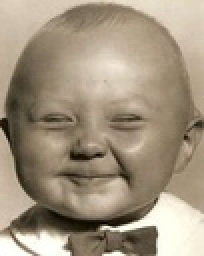
%> input picture hw1/baby_happy.jpg, 102 x 128 px, shrunk from 236 x 297 before the run (shown 2 times larger)
$ octave --eval "result = extract_keypoints(imread('baby_happy.jpg'));"   (GNU Octave 9; MATLAB toolbox functions it lacks are replaced by stand-ins)
%> lines starting %> are read from the running program, lines starting %| are printed output that depends on the picture
function [ x,y, scores, Ix, Iy ] = extract_keypoints(image)


%% ==========================  step 1  ==================================%%
k = 0.05;  % empirical constant
window_size = 5;
image2detect = im2double(image);
image2detect = rgb2gray( image2detect );
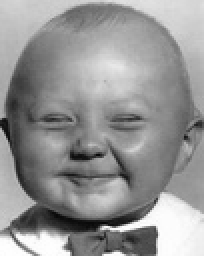
%> image2detect: size 128x102 double (shown 2 times larger); min 0.0163, max 0.999, mean 0.585

[num_rows, num_cols ] = size( image2detect);
%> num_rows = 128; num_cols = 102

Ix = imfilter( image2detect, [ -1 0 1; -1 0 1; -1 0 1]  );
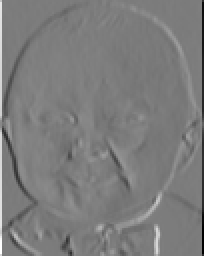
%> Ix: size 128x102 double (shown 2 times larger); min -2.85, max 2.99, mean -0.000277; drawn with min black and max white
Iy = imfilter( image2detect, [ -1 0 1; -1 0 1; -1 0 1]' );
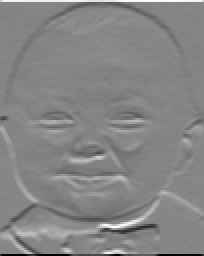
%> Iy: size 128x102 double (shown 2 times larger); min -2.99, max 2.72, mean -0.000861; drawn with min black and max white
R = zeros( num_rows, num_cols);

%% ==========================  step 2 ==================================%%
offset = floor( window_size/2 );

for i = ( 1 + offset):  ( num_rows - offset )
    for j = ( 1 + offset) : ( num_cols - offset)
        M = intensity_change( Ix, Iy, i, j , offset);
        R(i,j) = det(M) - k*trace(M)^2;
    end
end
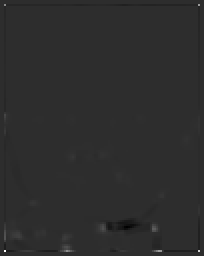
%> R: size 128x102 double (shown 2 times larger); min -271.6, max 1240.7, mean -0.4; drawn with min black and max white

threshold = 5*sum( sum(R) )/(num_cols*num_rows);
%> threshold = -2.08
x = []; y = []; scores = [];

for i = ( 1 + offset):  ( num_rows - offset )
    for j = ( 1 + offset) : ( num_cols - offset)
        if R(i,j) >= threshold
            neighbors = [ R(i-1,j-1), R(i-1,j), R(i-1, j + 1),...
                R(i,j-1), R(i,j+1), R(i+1, j-1), R(i+1,j), R(i+1,j+1)];
            if R(i,j) > max( neighbors)
                x = [x j];
                y = [y i];
                scores = [scores R(i,j) ];
            end
        end
    end
end
%> after the loop, neighbors = [8.8e-05 -78.21 0 -78.76 0 0 0 0]; scores = 327 values, max 1240.7 at index 319, min -1.28 at index 287, mean 20.41; x = 327 values, max 100 at index 2, min 3 at index 1, mean 51.03; y = 327 values from 3 to 126
%> `result = extract_keypoints(imread('baby_happy.jpg'));`: result has the same summary as x in extract_keypoints


function M = intensity_change( Ix,Iy, r, c, offset)
M = zeros(2,2);

for i = -offset: 1 : offset
    for j = -offset:1:offset

        M(1,1) = M(1,1) + Ix( r + i, c + j )^2;
        M(1,2) = M(1,2) + Ix( r + i, c + j )*Iy( r + i, c + j);
        M(2,1) = M(2,1) + Ix( r + i, c + j )*Iy( r + i, c + j);
        M(2,2) = M(2,2) + Iy( r + i, c + j )^2;

    end
end

$ run again, on hw1/cardinal1.jpg
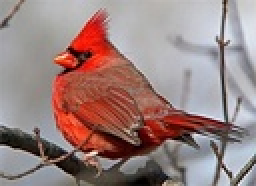
%> input picture hw1/cardinal1.jpg, 128 x 93 px, shrunk from 275 x 200 before the run (shown 2 times larger)
%> in extract_keypoints, `Iy = imfilter( image2detect, [ -1 0 1; -1 0 1; -1 0 1]' );`:
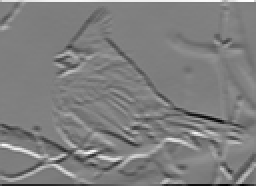
%> Iy: size 93x128 double (shown 2 times larger); min -2.42, max 2.42, mean -0.00793; drawn with min black and max white
%> after the loop in extract_keypoints, `for i = ( 1 + offset):  ( num_rows - offset )`:
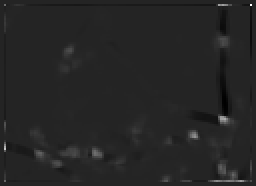
%> R: size 93x128 double (shown 2 times larger); min -90.51, max 534.8, mean 2.6; drawn with min black and max white
%> threshold = 12.84
%> after the loop in extract_keypoints, `for i = ( 1 + offset):  ( num_rows - offset )`: neighbors = [-3.38 7.65 0 30.52 0 0 0 0]; scores = 63 values, max 534.8 at index 6, min 12.99 at index 17, mean 100.6; x = 63 values, max 126 at index 6, min 3 at index 1, mean 70.35; y = 63 values from 3 to 91
%> result has the same summary as x in extract_keypoints

$ run again, on hw1/cardinal2.jpg
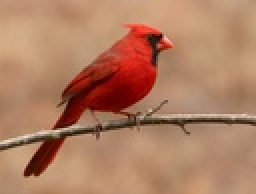
%> input picture hw1/cardinal2.jpg, 128 x 97 px, shrunk from 398 x 302 before the run (shown 2 times larger)
%> in extract_keypoints, `Iy = imfilter( image2detect, [ -1 0 1; -1 0 1; -1 0 1]' );`:
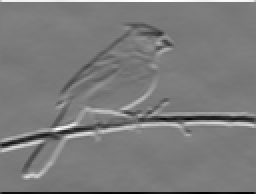
%> Iy: size 97x128 double (shown 2 times larger); min -1.96, max 2.08, mean -0.00161; drawn with min black and max white
%> after the loop in extract_keypoints, `for i = ( 1 + offset):  ( num_rows - offset )`:
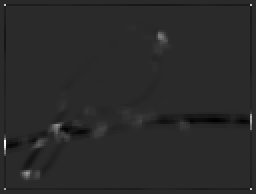
%> R: size 97x128 double (shown 2 times larger); min -49.42, max 249.6, mean -0.3; drawn with min black and max white
%> threshold = -1.64
%> after the loop in extract_keypoints, `for i = ( 1 + offset):  ( num_rows - offset )`: neighbors = [5.29e-05 -14.29 0 -14.98 0 0 0 0]; scores = 299 values, max 249.6 at index 221, min -1.2 at index 226, mean 7.44; x = 299 values, max 126 at index 2, min 3 at index 1, mean 67.09; y = 299 values from 3 to 95
%> result has the same summary as x in extract_keypoints

$ run again, on hw1/leopard1.jpg
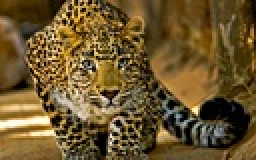
%> input picture hw1/leopard1.jpg, 128 x 80 px, shrunk from 940 x 585 before the run (shown 2 times larger)
%> in extract_keypoints, `Iy = imfilter( image2detect, [ -1 0 1; -1 0 1; -1 0 1]' );`:
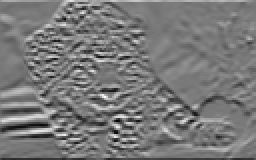
%> Iy: size 80x128 double (shown 2 times larger); min -1.98, max 2.19, mean 0.00167; drawn with min black and max white
%> after the loop in extract_keypoints, `for i = ( 1 + offset):  ( num_rows - offset )`:
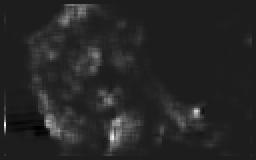
%> R: size 80x128 double (shown 2 times larger); min -84.1, max 641.9, mean 25.1; drawn with min black and max white
%> threshold = 125.5
%> after the loop in extract_keypoints, `for i = ( 1 + offset):  ( num_rows - offset )`: neighbors = [101.9 187.3 121.9 95.94 77.77 59.48 73.74 30.56]; scores = 52 values, max 641.9 at index 33, min 127.8 at index 37, mean 253; x = 52 values, max 99 at index 25, min 3 at index 24, mean 46.19; y = 52 values from 3 to 69
%> result has the same summary as x in extract_keypoints
